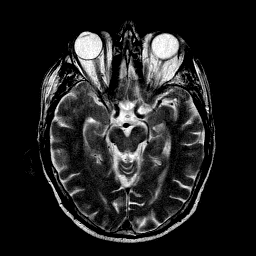
%> input picture matlab/matlab/Matlab ieee/Day 4- Matlab codes/1.tif, 256 x 256 px
$ octave Test27.m   (GNU Octave 9; MATLAB toolbox functions it lacks are replaced by stand-ins)
%> lines starting %> are read from the running program, lines starting %| are printed output that depends on the picture
clc;
close all;


I1=imread('1.tif');
%> I1 is the input picture: size 256x256 uint8; min 0, max 255, mean 33.9
I2=imread('2.tif');
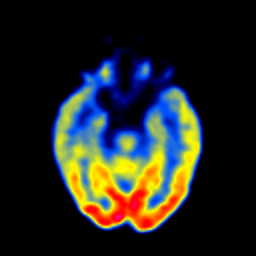
%> input picture matlab/matlab/Matlab ieee/Day 4- Matlab codes/2.tif, 256 x 256 px
%> I2 is the input picture: size 256x256x3 uint8; mean R, G, B 34.5, 36.5, 32.9

I1=imresize(I1,[256 256]);
I2=imresize(I2,[256 256]);
for i=1:256
    for j=1:256
        fusimg(i,j)=max(I1(i,j),I2(i,j));
    end
end
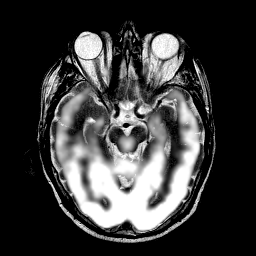
%> fusimg: size 256x256 uint8; min 0, max 255, mean 58.5
subplot(1,3,1),imshow(I1);
title('Brain CTFusio Output');
subplot(1,3,2),imshow(I2);
title('Brain PET Output');
subplot(1,3,3),imshow(fusimg);
title(' Fused Output');
